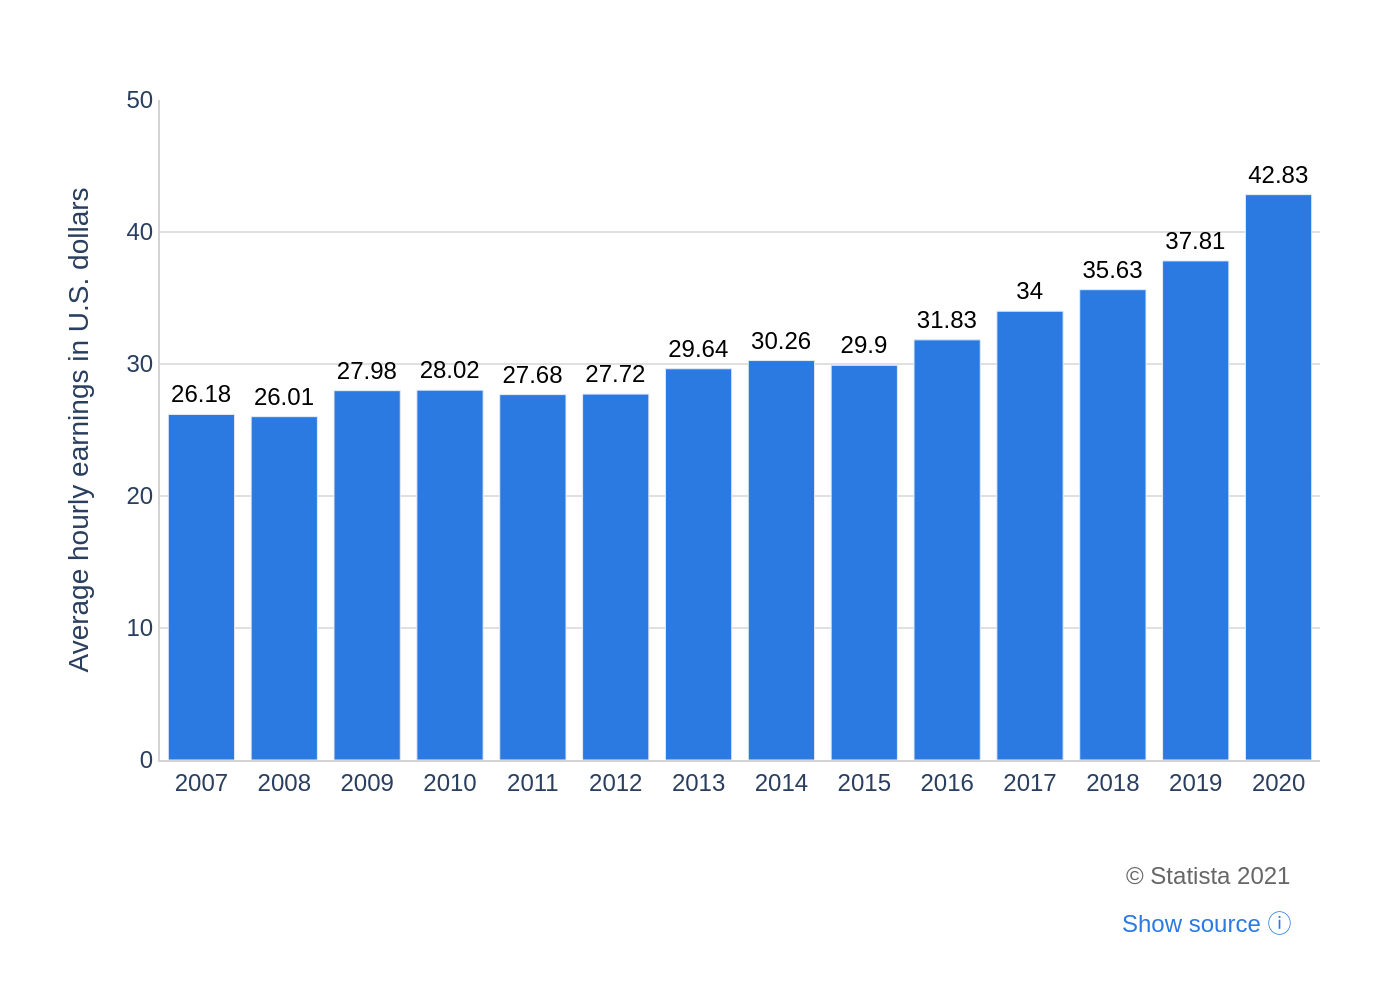

Python code for this plot:
import sys
import json
from pathlib import Path
import plotly.graph_objects as go

# Check for command-line argument
if len(sys.argv) != 2:
    print("Usage: python generate_chart.py <json_file_path>")
    sys.exit(1)

# Get JSON file path from command-line argument
json_file_path = Path(sys.argv[1])

# Verify the file exists
if not json_file_path.is_file():
    print(f"Error: File not found at {json_file_path}")
    sys.exit(1)

# Read data from the JSON file
with open(json_file_path, 'r', encoding='utf-8') as f:
    chart_data = json.load(f)

# Extract data for plotting
data = chart_data['chart_data']
texts = chart_data['texts']
colors = chart_data['colors']

categories = [item['category'] for item in data]
values = [item['value'] for item in data]

# Create the figure
fig = go.Figure()

# Add the bar trace
fig.add_trace(go.Bar(
    x=categories,
    y=values,
    text=values,
    textposition='outside',
    texttemplate='%{text}',
    marker_color=colors[0],
    cliponaxis=False # Allows text to render outside plot area
))

# Update layout
fig.update_layout(
    font_family="Arial",
    plot_bgcolor='white',
    paper_bgcolor='white',
    showlegend=False,
    title={
        'text': texts.get('title'),
        'x': 0.05,
        'xanchor': 'left'
    },
    yaxis={
        'title': texts.get('y_axis_title'),
        'range': [0, 50],
        'gridcolor': '#e0e0e0',
        'showline': True,
        'linewidth': 1,
        'linecolor': 'lightgray'
    },
    xaxis={
        'title': texts.get('x_axis_title'),
        'showline': True,
        'linewidth': 1,
        'linecolor': 'lightgray'
    },
    margin=dict(l=80, r=40, t=50, b=120),
    annotations=[
        dict(
            text=texts.get('source'),
            showarrow=False,
            xref='paper',
            yref='paper',
            x=0.98,
            y=-0.15,
            xanchor='right',
            yanchor='top',
            font=dict(size=12, color='#666')
        ),
        dict(
            text=texts.get('note'),
            showarrow=False,
            xref='paper',
            yref='paper',
            x=0.98,
            y=-0.22,
            xanchor='right',
            yanchor='top',
            font=dict(size=12, color='#2a7ae2')
        )
    ]
)

# Update text font for the bar labels
fig.update_traces(textfont_size=12, textfont_color='black')


# Define output filename and save the image
output_filename = json_file_path.with_suffix('.png')
fig.write_image(output_filename, scale=2)

print(f"Chart saved as {output_filename}")
